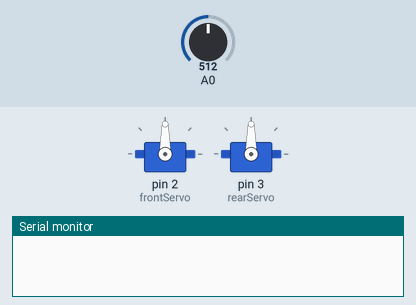
Bench run of a sketch on a simulated Arduino Uno, built with avr-gcc and run on an emulated ATmega328P. On the bench: 2 × servo, the last lines printed to the serial monitor. The test bench sets the inputs (shaded band); at power-on: A0 = 512.

Above: at 1.2 s.
1.3 s: A0 set to 716
At 1.9 s:
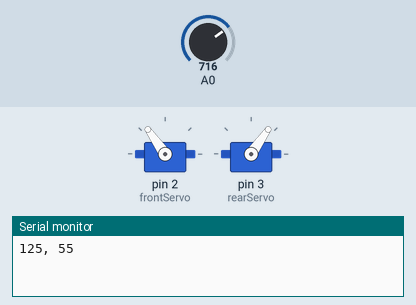
2.8 s: A0 set to 900
At 4.0 s:
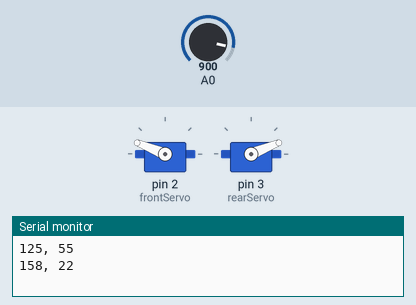
4.3 s: A0 set to 1023
At 5.4 s:
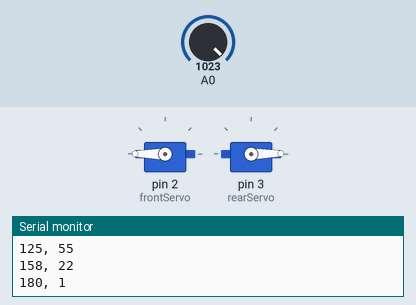
5.8 s: A0 set to 306
At 6.5 s:
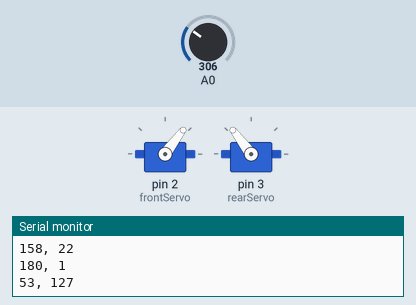
7.3 s: A0 set to 122
At 7.7 s:
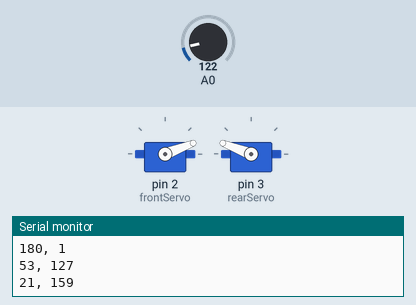
8.8 s: A0 set to 0
At 10.0 s:
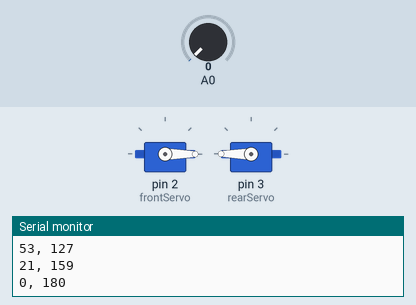
Timing chart, 0 to 11.3 s (numbered marks = the images above; inputs shaded):
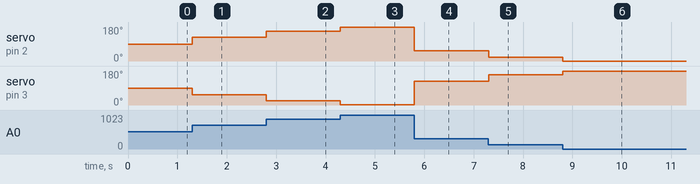

The sketch:

CenterServos.ino
```cpp
/*
 * CenterServos.ino
 * Center both servos.
 *
 * Connections
 * D2 - front servo control
 * D3 - rear servo control
 */
#include <Servo.h>

Servo frontServo;
Servo rearServo;

int oldPosition = 90;
int frontPos = 90;
int rearPos = 90;

void setup()
{
  Serial.begin(9600);

  frontServo.attach(2);
  rearServo.attach(3);

  frontServo.write(frontPos);
  rearServo.write(rearPos);
}

void loop()
{
  oldPosition = frontPos;
  int rawValue = analogRead(A0);
  frontPos = map(rawValue, 0, 1023, 0, 180);
  rearPos = map(rawValue, 0, 1024, 180, 0);
  if (frontPos != oldPosition) {
    Serial.print(frontPos);
    Serial.print(", ");
    Serial.println(rearPos);
    frontServo.write(frontPos);
    rearServo.write(rearPos);
  }
}
```

Measured:
- after the input at 1.3 s, servo on pin 2 (frontServo): 90° → 125° at once; servo on pin 3 (rearServo): 90° → 55° at once
- after the input at 2.8 s, servo on pin 2 (frontServo): 125° → 158° at once; servo on pin 3 (rearServo): 55° → 22° at once
- after the input at 4.3 s, servo on pin 2 (frontServo): 158° → 180° at once; servo on pin 3 (rearServo): 22° → 1° at once
- after the input at 5.8 s, servo on pin 2 (frontServo): 180° → 53° at once; servo on pin 3 (rearServo): 1° → 127° at once
- after the input at 7.3 s, servo on pin 2 (frontServo): 53° → 21° at once; servo on pin 3 (rearServo): 127° → 159° at once
- after the input at 8.8 s, servo on pin 2 (frontServo): 21° → 0° at once; servo on pin 3 (rearServo): 159° → 180° at once
